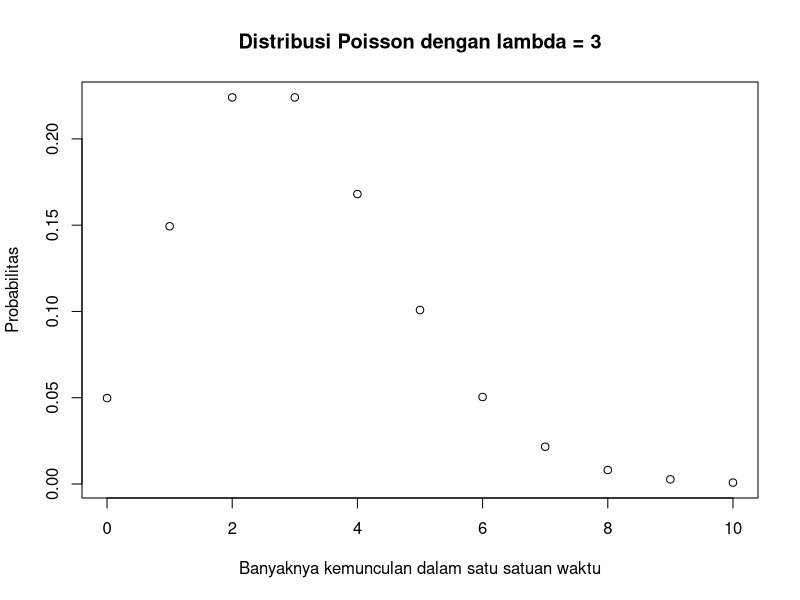

Generate this figure with R:
par_lambda <- 3
x_pois <- 0 : 10
p_pois <- dpois(x_pois, lambda = par_lambda)
plot(x_pois, p_pois,
     main = "Distribusi Poisson dengan lambda = 3",
     xlab = "Banyaknya kemunculan dalam satu satuan waktu",
     ylab = "Probabilitas")

dpois(2, lambda = par_lambda)

ppois(2, lambda = par_lambda)

dpois(0, lambda = par_lambda) +
  dpois(1, lambda = par_lambda) +
  dpois(2, lambda = par_lambda)
